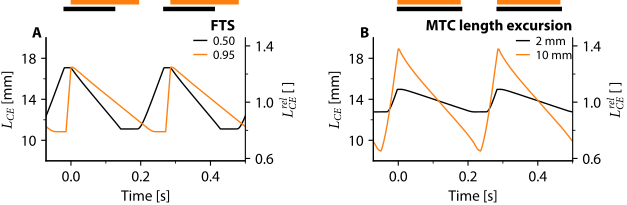

Write Python code to recreate this figure.
#| label: suppfig-s-oc
#| fig-cap: Predicted CE length over time for maximally attainable AMPO, shown for two 
#|   imposed FTS values (A) and two imposed MTC length excursions (B), at a cycle frequency 
#|   of 3.5 Hz for rat 1**. In panel A, only cycle frequency and FTS were imposed, while in 
#|   panel B only cycle frequency and MTC length excursions were imposed. Apart from these 
#|   two constraints, CE and MTC length over time were completely unconstrained and thus the 
#|   shape of CE length over time could be different between every combination of imposed 
#|   cycle frequency and FTS (A) or imposed cycle frequency and MTC length excursion (B). 
#|   CE stimulation was maximal during the period indicated by the coloured bars, and 'off' 
#|   elsewhere.

#%%
import os, sys, pickle
import numpy as np
import pandas as pd
import matplotlib.pyplot as plt
from pathlib import Path

# Set directories
cwd = Path.cwd()
baseDir = cwd.parent
dataDir = baseDir / 'data'
funcDir = baseDir / 'analysis' / 'functions'
sys.path.append(str(funcDir))

import cust_fig, stimulation

plt.close('all')

#%% Select rat
mus = 'GMe1'
parFile = os.path.join(dataDir,mus,mus+'_IM.pkl')
muspar = pickle.load(open(parFile, 'rb'))[0]
dataDirSim = os.path.join(dataDir,mus,'simsOC','')

#%%
cust_fig.style(plt, fontname='Minion Pro',fontsize=11,grid=False)
fig = plt.figure(figsize=(15.92/2.54+50/600, 5.37/2.54), constrained_layout=True) # 3:2 ratio
gs = fig.add_gridspec(2, 2, height_ratios=[1/13.6,1], wspace=0.3/3)
axs = [fig.add_subplot(gs[i]) for i in range(0,gs.ncols*gs.nrows)]

colorSet = plt.rcParams['axes.prop_cycle'].by_key()['color']
colorSet[0] = '#000000'

#%% Impsed FTS (&CF)
cf = 3.5
for iFts,fts in enumerate([0.5, 0.95]):
    fileName = mus+f'_cf{cf:0.1f}Hz_fts{fts:0.2f}_mleOpt'
    
    # Experimental data
    df = pd.read_csv(dataDirSim+fileName+'.csv')
    data = df.to_numpy()
    time,lmtc,stim,fsee,gamma,lcerel = data.T[0:6]
    time = np.concatenate((time-time[-1],time,time+time[-1]))
    lcerel = np.concatenate((lcerel,lcerel,lcerel))
    lce = lcerel*muspar['lce_opt']*1e3
    stim = np.concatenate((stim,stim,stim))
    
    # Plot STIM(t)
    tStimOn, tStimOff = stimulation.get_stim_timing(time,stim)
    cust_fig.plot_stim(axs[0],tStimOn[0],tStimOff[0],y=iFts, lw=1/3, color=colorSet[iFts])
    cust_fig.plot_stim(axs[0],tStimOn[1],tStimOff[1],y=iFts, lw=1/3, color=colorSet[iFts])
    cust_fig.plot_stim(axs[0],tStimOn[2],tStimOff[2],y=iFts, lw=1/3, color=colorSet[iFts])

    # Plot Lce(t)
    axs[2].plot(time,lce, color=colorSet[iFts], label=f'{fts:.2f}')

axs[2].set_ylim(8, 20)
ax2T = axs[2].twinx()
ax2T.spines['right'].set_visible(True)
scale_factor = muspar['lce_opt']*1000
y1_min, y1_max = axs[2].get_ylim()
ax2T.set_ylim(y1_min / scale_factor, y1_max / scale_factor)
# ax2T.plot(time,lcerel)

#%% Impsed AMP (&CF)
cf = 3.5
for iFts,mle in enumerate([2, 10]):
    fileName = mus+f'_cf{cf:0.1f}Hz_ftsOpt_mle{mle:04.1f}mm'
    
    # Experimental data
    df = pd.read_csv(dataDirSim+fileName+'.csv')
    data = df.to_numpy()
    time,lmtc,stim,fsee,gamma,lcerel = data.T[0:6]
    time = np.concatenate((time-time[-1],time,time+time[-1]))
    lcerel = np.concatenate((lcerel,lcerel,lcerel))
    lce = lcerel*muspar['lce_opt']*1e3
    stim = np.concatenate((stim,stim,stim))
    
    # Plot STIM(t)
    tStimOn, tStimOff = stimulation.get_stim_timing(time,stim)
    cust_fig.plot_stim(axs[1],tStimOn[0],tStimOff[0],y=iFts, lw=1/3, color=colorSet[iFts])
    cust_fig.plot_stim(axs[1],tStimOn[1],tStimOff[1],y=iFts, lw=1/3, color=colorSet[iFts])
    cust_fig.plot_stim(axs[1],tStimOn[2],tStimOff[2],y=iFts, lw=1/3, color=colorSet[iFts])
    
    # Plot Lce(t)
    axs[3].plot(time,lce, color=colorSet[iFts], label=f'{mle:.2f}')

axs[3].set_ylim(8,20)
ax3T = axs[3].twinx()
ax3T.spines['right'].set_visible(True)
scale_factor = muspar['lce_opt']*1000
y1_min, y1_max = axs[3].get_ylim()
ax3T.set_ylim(y1_min / scale_factor, y1_max / scale_factor)
# ax3T.plot(time,lcerel)

#%% Legends
axs[2].legend(['0.50', '0.95'],
    title='FTS',
    title_fontproperties={'weight': 'bold'},
    loc='upper right',
    bbox_to_anchor=(0.98, 1.2),  # shift left (into space between axes) and center vertically
    frameon=False,
    handlelength=1,
    handletextpad=0.5,
    labelspacing=0.2,
    alignment='right'
)


axs[3].legend(['2 mm', '10 mm'],
    title='MTC length excursion',
    title_fontproperties={'weight': 'bold'},
    loc='upper right',
    bbox_to_anchor=(1.03, 1.2),  # shift left (into space between axes) and center vertically
    frameon=False,
    handlelength=1,
    handletextpad=0.5,
    labelspacing=0.2,
    alignment='right',
)

#%% Labels etc.
# STIM(t)
for ax in axs[0:2]:
    ax.set_xlim(-0.25/3.5,1.75/3.5)
    ax.spines['top'].set_visible(False)
    ax.spines['right'].set_visible(False)
    ax.spines['bottom'].set_visible(False)
    ax.spines['left'].set_visible(False)
    ax.set_xticks([])
    ax.set_yticks([])
    ax.autoscale(enable=True, axis='y', tight=True)
    # ax.set_ylim(-1/3,4/3)
  
# Lmtc(t)
for ax in axs[2:]:
    ax.set_xlim(-0.25/3.5,1.75/3.5)
    ax.set_xticks([0,0.2,0.4])
    ax.set_xticks([0.1,0.3,0.5],minor=True)
    # ax.set_ylim(8.5,19.5)
    ax.set_yticks([10,14,18])
    ax.set_yticks([12,16],minor=True)
    ax.set_ylabel('$L_{CE}$ [mm]')
    
for ax in [ax2T, ax3T]:
    ax.set_yticks([0.6,1.0,1.4])
    ax.set_yticks([0.8,1.2],minor=True)
    ax.set_ylabel('$L_{CE}^{rel}$ [ ]')

axs[2].set_xlabel('Time [s]')
axs[3].set_xlabel('Time [s]')

fig.align_labels()
cust_fig.add_labels(fig, axs, ['','','A','B'])

# %% Show and save
plt.show()
# fig.savefig("s_oc.png", bbox_inches="tight", pad_inches=0, dpi=600)
fig.savefig("s_oc.pdf", bbox_inches="tight", pad_inches=0)
# fig.savefig("s_oc.svg", bbox_inches="tight", pad_inches=0)

# %% Checks
if len(sys.argv) > 1:
    check_size = sys.argv[1]
else:
    check_size = True  

if check_size == True or check_size == 'True':
    cust_fig.report_axes_size(fig,axs)
    # cust_fig.report_fig_size("s_oc.png") 
    cust_fig.report_fig_size("s_oc.pdf") 
    # cust_fig.report_fig_size("s_oc.svg")
